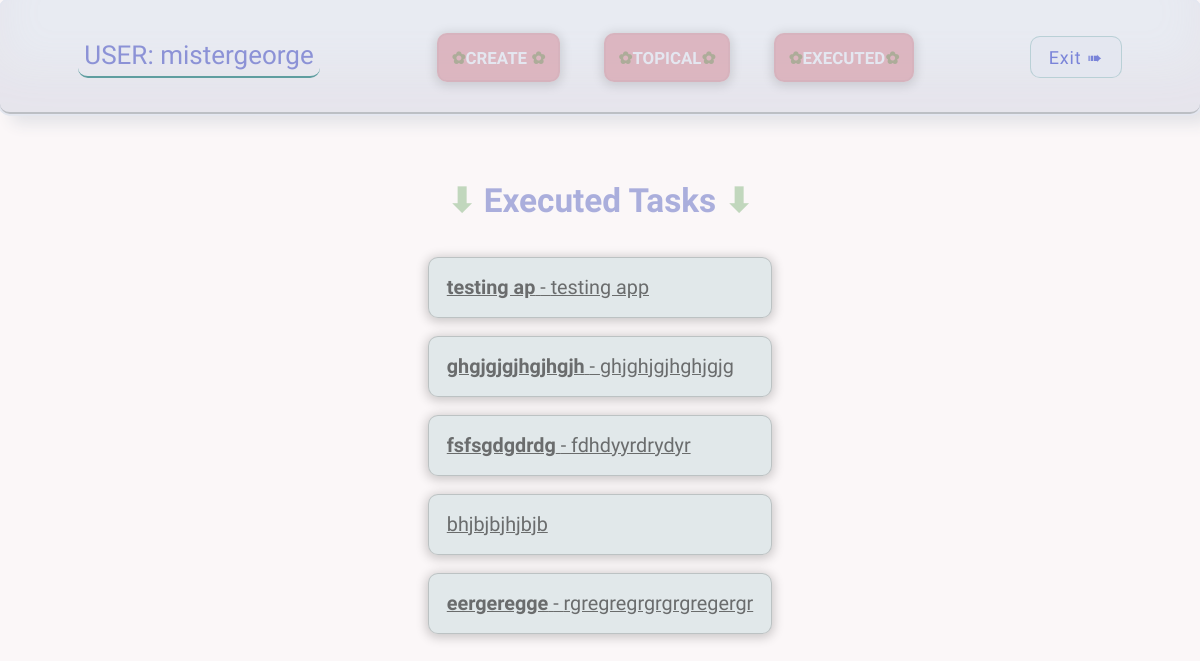
The page /todo/completed/ (signed in) on the database its author committed.
### todo/models.py (models this page shows, shortened)
class Todo(models.Model):
    title = models.CharField(max_length=100)
    memo = models.TextField(blank=True)
    created = models.DateTimeField(auto_now_add=True)
    date_completed = models.DateTimeField(blank=True, null=True)
    important = models.BooleanField(default=False)
    user = models.ForeignKey(User, on_delete=models.CASCADE)

### todo/views.py (the view)
# urls.py: path('completed/', views.completed, name='completed'),
def completed(request):
    todos = Todo.objects.filter(user=request.user, date_completed__isnull=False).order_by('-date_completed')
    return render(request, 'todo/completed.html', {'todos': todos})

### todo/templates/todo/completed.html (shortened to what this page needs)
{% extends 'todo/home.html' %}
{% block content %}
<h1 style="transform:translateY(-100%); transition: ease-in-out 1s"> <span class="flower">&#11015</span>  Executed Tasks <span class="flower">&#11015</span></h1>
<ul style="transform:translateY(100%); transition: ease-in-out 1s">
    {% for todo in todos  %}
    <li>
        <a href="#">
            {% if todo.important %}
            <b>{{ todo.title }}</b>
            {% else %}
            {{ todo.title }}
            {% endif %}
            {% if todo.memo %}
            - {{ todo.memo }}
            {% endif %}
        </a>
    </li>
    {% endfor %}
</ul>
{% endblock %}

### todo/templates/todo/home.html (shortened to what this page needs)
<!DOCTYPE html>
{% load static %}
<html lang="en">
<head>
    <link rel="stylesheet" href="{% static 'css/td_style.css' %}">
</head>
<body>
<div class="menu">
    <div class="wrap">
    {% if user.is_authenticated %}
        <ul>
            <li  class="logo">USER: {{ user.username }}</li>
            <li> <a class="main-menu" href="{% url 'createtodos' %}"><span class="flower">&#10047;</span>CREATE<span class="flower"> &#10047;</span></a></li>
            <li> <a class="main-menu" href="{% url 'currenttodos' %}"><span class="flower">&#10047;</span>TOPICAL<span class="flower">&#10047;</span></a></li>
            <li> <a class="main-menu" href="{% url 'completed' %}"><span class="flower">&#10047;</span>EXECUTED<span class="flower">&#10047;</span> </a></li>
            <li><form action="{% url 'logoutuser' %}" method="post">
                <button class="top">Exit &#10144;</button>
                </form>
            </li>
        </ul>
    {% endif %}
    </div>
</div>
<div class="content">
  <div class="wrap">
    {% block content %}
    {% endblock %}
  </div>
</div>
</body>
</html>

### todo/static/css/td_style.css (style rules this page uses)
body { background-color: rgba(219, 177, 188, 0.1); padding: 0; margin: 0; font-family: Georgia, serif; zoom: 0.9; transition: opacity 0.4s ease-in-out; opacity: 0; }
body.loaded { opacity: 1; }
.wrap { max-width: 1200px; margin: 0 auto; padding: 10px 20px; box-sizing: border-box; }
.menu { background: rgb(232, 235, 242); padding: 10px; border-bottom: 3px solid rgba(34, 35, 35, 0.22); border-radius: 11px; box-shadow: inset 0 -3em 3em rgba(219, 177, 188, 0.1), 0 0 0 2px rgb(228, 231, 240), 0.7em 0.7em 1em rgb(227, 227, 231); }
ul { list-style: none; padding: 0; }
.menu ul { display: flex; justify-content: space-between; align-items: baseline; font-size: 17px; }
.menu .logo { margin-right: 7%; color: rgba(123, 131, 209, 0.85); padding: 7px; font-size: 1.7em; border-radius: 11px; white-space: nowrap; font-family: 'Rubik Bubbles', sans-serif; border-bottom: 3px solid cadetblue; }
.menu .main-menu { color: #e4e7f0; font-weight: bold; text-decoration: none; font-family: 'Rubik Bubbles', sans-serif; background-color: rgba(219, 177, 188, 0.9); box-shadow: 0 2px 12px 2px rgba(0, 0, 0, 0.13); font-size: 1.1em; padding: 14px; margin-left: 20px; white-space: nowrap; border-radius: 11px; border: 3px solid rgba(132, 134, 132, 0.06); transition: background-color ease-in-out 0.4s, box-shadow ease-in-out 0.4s; }
.content .wrap { display: flex; flex-direction: column; align-items: center; justify-content: center; margin-top: 40px; }
h1, h2 { color: rgba(143, 149, 211, 0.75); }
button { padding: 10px 40px; border-radius: 6px; margin-top: 40px; font-size: 20px; border: 1px solid #949191; cursor: pointer; }
.top { padding: 11px 20px; margin-top: 0; color: rgba(115, 125, 215, 0.94); white-space: nowrap; background-color: #e4e7f0; font-family: 'Rubik Bubbles', serif; letter-spacing: 1px; margin-left: 100px; border-radius: 11px; transition: background-color linear 0.3s, color linear 0.3s; border: 2px solid rgba(95, 158, 160, 0.32); }
.content li { margin-bottom: 20px; font-size: 20px; font-family: 'Roboto Condensed', sans-serif; color: #545656; }
.content a { color: rgba(56, 56, 56, 0.7); display: block; padding: 20px; font-size: 1.1em; font-family: 'Roboto Condensed', sans-serif; background-color: rgba(95, 158, 160, 0.16); border-radius: 11px; border: 1px solid rgba(114, 118, 118, 0.33); box-shadow: 0 2px 12px 2px rgba(0, 0, 0, 0.2); }
h1 { font-family: 'Rubik Moonrocks', serif; font-size: 37px; }
.flower { color: rgba(85, 154, 80, 0.35); }

### rows shown on the page
Todo: title "testing ap", memo "testing app"
Todo: title "ghgjgjgjhgjhgjh", memo "ghjghjgjhghjgjg"
Todo: title "fsfsgdgdrdg", memo "fdhdyyrdrydyr"
Todo: title "bhjbjbjhjbjb"
Todo: title "eergeregge", memo "rgregregrgrgrgregergr"

### other values the page prints
{{ user.username }} "mistergeorge"
